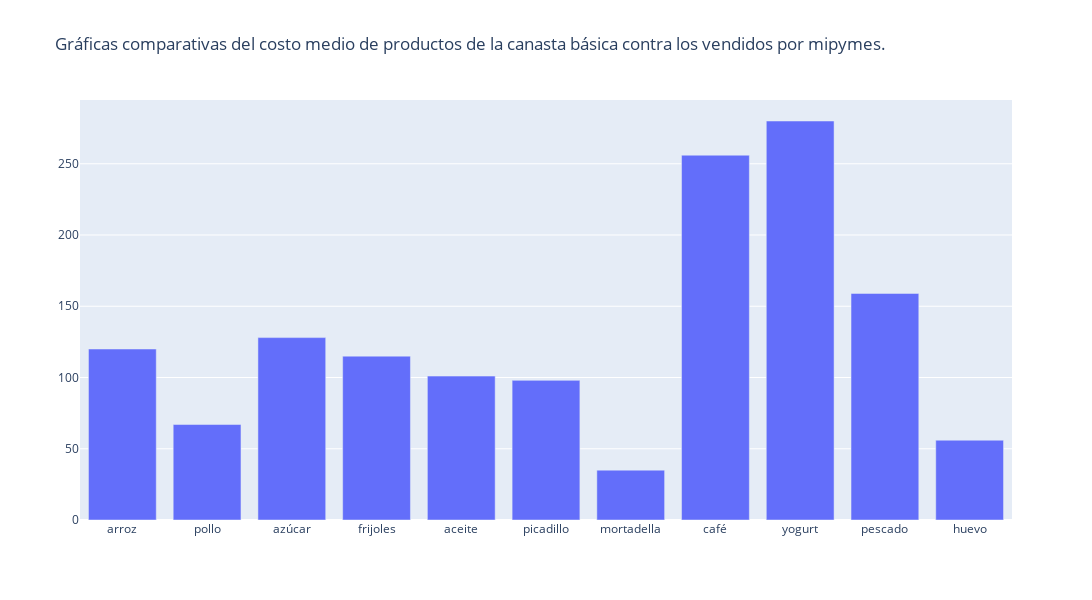

The notebook cell saved with this chart:
### Markdown cell above
En cuanto se refiere a alimentos, que aunque el gobierno cubano ofrezca a los cubanos una libreta de abastecimiento para adquirir productos de primera necesidad, estos son escasos y en la mayoría de los también tardan en llegar a las bodegas o vienen en partes por problemas con el combustible y abastecimiento de los álmacenes, por lo que la mayoría de los cubanos deben requeririr a las mipymes para adquirir dichos productos, lo cuál implica que los precios de estos productos de estos sean altos por la demanda y por el precio del dólar , anteriormente mencionado. Por lo cual en la siguiente gráfica se puede ver cuantas veces es el precio de los productos de las bodegas en las mipymes, donde el yogurt lidera la gráfica ya que los precios son 280 veces más caro que en las bodegas.

### Code cell
code.canasta_vs_pymes()

### Figure 1 — Plotly figure (JSON) as saved in the notebook; plotly's stock layout.template omitted (floating-point values rounded to 4 significant figures)
{"data": [{"type": "bar", "x": ["arroz", "pollo", "azúcar", "frijoles", "aceite", "picadillo", "mortadella", "café", "yogurt", "pescado", "huevo"], "y": [120, 67, 128, 115, 101, 98, 35, 256, 280, 159, 56]}], "layout": {"height": 600, "title": {"text": "Gráficas comparativas del costo medio de productos de la canasta básica contra los vendidos por mipymes."}, "width": 1100}}
